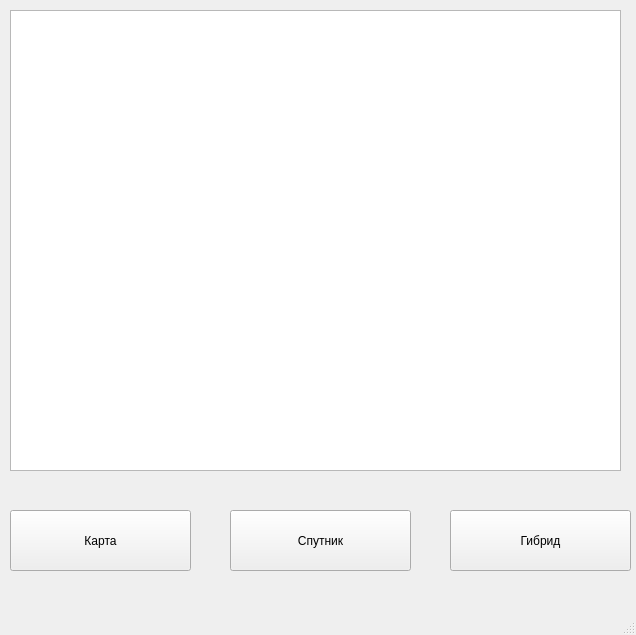
<?xml version="1.0" encoding="UTF-8"?>
<ui version="4.0">
 <class>MainWindow</class>
 <widget class="QMainWindow" name="MainWindow">
  <property name="geometry">
   <rect>
    <x>0</x>
    <y>0</y>
    <width>636</width>
    <height>635</height>
   </rect>
  </property>
  <property name="windowTitle">
   <string>MainWindow</string>
  </property>
  <widget class="QWidget" name="centralwidget">
   <widget class="QPushButton" name="map">
    <property name="geometry">
     <rect>
      <x>10</x>
      <y>510</y>
      <width>181</width>
      <height>61</height>
     </rect>
    </property>
    <property name="text">
     <string>Карта</string>
    </property>
   </widget>
   <widget class="QPushButton" name="sat">
    <property name="geometry">
     <rect>
      <x>230</x>
      <y>510</y>
      <width>181</width>
      <height>61</height>
     </rect>
    </property>
    <property name="text">
     <string>Спутник</string>
    </property>
   </widget>
   <widget class="QPushButton" name="skl">
    <property name="geometry">
     <rect>
      <x>450</x>
      <y>510</y>
      <width>181</width>
      <height>61</height>
     </rect>
    </property>
    <property name="text">
     <string>Гибрид</string>
    </property>
   </widget>
   <widget class="QGraphicsView" name="view">
    <property name="geometry">
     <rect>
      <x>10</x>
      <y>10</y>
      <width>611</width>
      <height>461</height>
     </rect>
    </property>
   </widget>
  </widget>
  <widget class="QMenuBar" name="menubar">
   <property name="geometry">
    <rect>
     <x>0</x>
     <y>0</y>
     <width>636</width>
     <height>26</height>
    </rect>
   </property>
  </widget>
  <widget class="QStatusBar" name="statusbar"/>
 </widget>
 <resources/>
 <connections/>
</ui>
